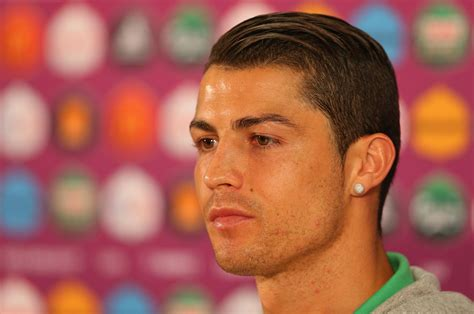
#> input picture Dataset/train/cristiano_ronaldo/1.jpg, 474 x 314 px
$ jupyter execute test.ipynb
#> lines starting #> are read from the running program, lines starting #| are printed output that depends on the picture; long printed decimals are rounded
libraries

[cell 1]
import cv2 as cv
import os
import numpy as np
import math
import random
import shutil
import time

pre trained models

[cell 2]
models = cv.CascadeClassifier('./pre-trained-models/haarcascade_frontalface_default.xml')

dataset

[cell 3]
dataset_path = './Dataset'

train_path = os.path.join(dataset_path, 'train')
test_path = os.path.join(dataset_path, 'test')

os.makedirs(train_path, exist_ok=True)
os.makedirs(test_path, exist_ok=True)

train_ratio = 0.75

for folder_name in os.listdir(dataset_path):
    folder_path = os.path.join(dataset_path, folder_name)

    if not os.path.isdir(folder_path):
        continue

    images = os.listdir(folder_path)

    # number of train images
    n = int(len(images) * train_ratio)

    # random shuffle
    random.shuffle(images)

    # SPLIT DATA
    train_img = images[:n]
    test_img = images[n:]

    # create separate folder in train folder
    train_folder = os.path.join(train_path, folder_name)
    os.makedirs(train_folder, exist_ok=True)

    # copy train images to train folder
    for img in train_img:
        source_path = os.path.join(folder_path, img)
        dest_path = os.path.join(train_folder, img)
        shutil.copy(source_path, dest_path)

    # copy to test images to test folder
    for img in test_img:
        source_path = os.path.join(folder_path, img)
        # rename test images just incase duplicate name
        dest_path = os.path.join(test_path, f'{folder_name}-{img}')
        shutil.copy(source_path, dest_path)
#> pass 3 of the loop `for folder_name in os.listdir(dataset_path):`:
#> the loop made 4 passes; the first 3 are shown

[cell 4]
# delete additional folders that will be made
shutil.rmtree('./Dataset/train/train')
shutil.rmtree('./Dataset/train/test')

face detection

[cell 5]
train_path = './Dataset/train/'
train_folder = os.listdir(train_path)

[cell 6]
faces = []
labels = []

for idx, folders in enumerate(train_folder):
    filenames = os.path.join(train_path, folders)

    for filename in os.listdir(filenames):
        path = os.path.join(filenames, filename)
        img_gray = cv.imread(path, cv.IMREAD_GRAYSCALE)
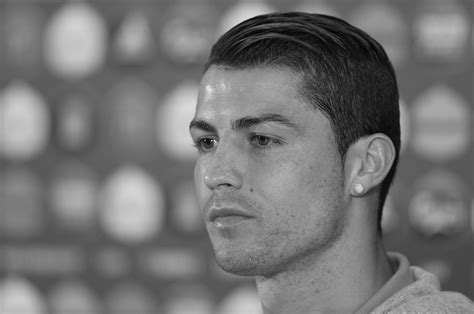
#> img_gray: shape (314, 474); min 0, max 240, mean 116.1

        face = models.detectMultiScale(img_gray, scaleFactor=1.2, minNeighbors=5)
#> face = ()
#> pass 3 of the loop `for idx, folders in enumerate(train_folder):`:
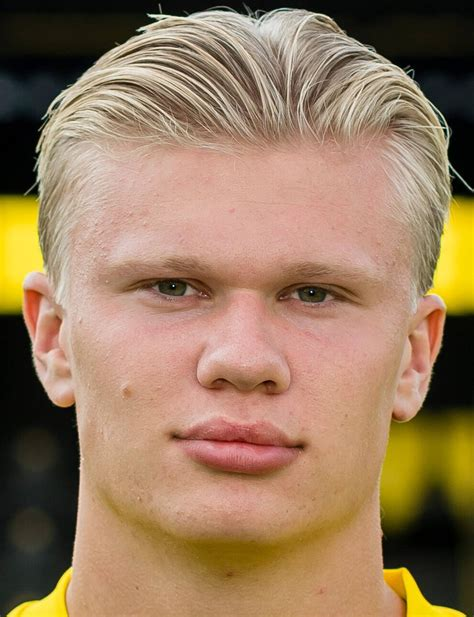
#> input picture Dataset/train/test/erling_haaland-1.jpg, 474 x 617 px
#> `img_gray = cv.imread(path, cv.IMREAD_GRAYSCALE)`:
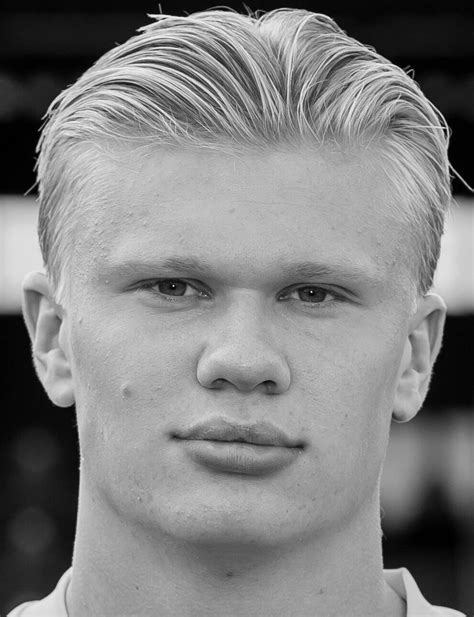
#> img_gray: shape (617, 474); min 0, max 252, mean 129
#> `face = models.detectMultiScale(img_gray, scaleFactor=1.2, minNeighbors..`: face = [[41, 134, 400, 400]]
#> the loop `for rect in face:` made 1 pass
#> pass 1, `face_image = img_gray[y:y+h, x:x+w]`:
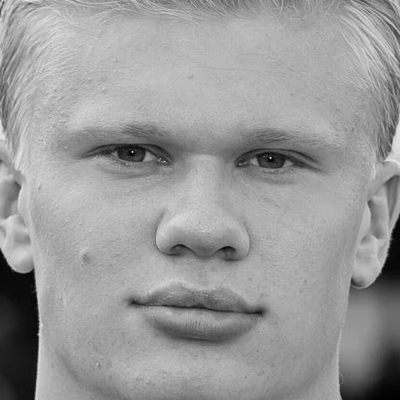
#> face_image: shape (400, 400); min 0, max 233, mean 153.8
#> the loop made 4 passes; the first 3 are shown


        if(len(face) < 1):
            continue
        else:
            for rect in face:
                x, y, w, h = rect
                face_image = img_gray[y:y+h, x:x+w]
                faces.append(face_image)
                labels.append(idx)

[cell 7]
# FACE RECOGNITION
recognizer = cv.face.LBPHFaceRecognizer_create()
recognizer.train(faces, np.array(labels))

    # TESTING
test_path = './Dataset/test/'

accuracy_list = []

for filename in os.listdir(test_path):
    img_path = f"{test_path}/{filename}"
    test_img = cv.imread(img_path)
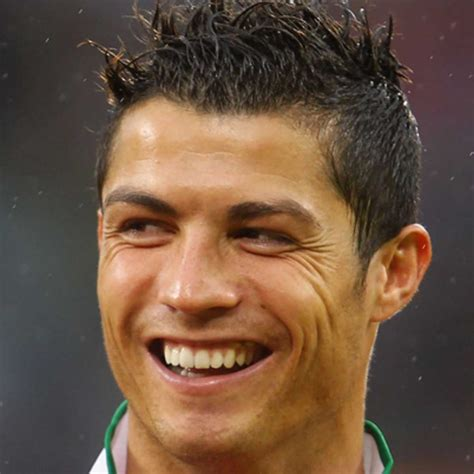
#> input picture Dataset/test/cristiano_ronaldo-10.jpg, 474 x 474 px
#> test_img is the input picture: shape (474, 474, 3); mean B, G, R 65.2, 83.9, 108.7
    img_gray = cv.imread(img_path, cv.IMREAD_GRAYSCALE)
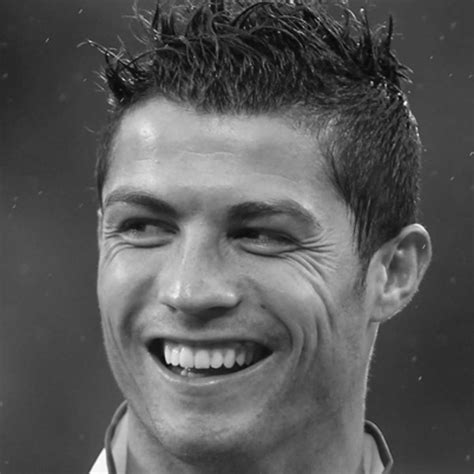
#> img_gray: shape (474, 474); min 2, max 255, mean 89.2

    face = models.detectMultiScale(img_gray, scaleFactor=1.2, minNeighbors=3)
#> face = [[45, 102, 330, 330]]

    if(len(face) < 1):
        continue
    else:
        for face_rect in face:
            x, y, w, h = face_rect
            face_image = img_gray[y:y+h, x:x+w]

            res, conf = recognizer.predict(face_image)

            accuracy_list.append(conf)
#> this loop made 1 pass
#> (x, y, w, h, res, conf) on pass 1: (45, 102, 330, 330, 2, 62.73)
#> pass 1, `face_image = img_gray[y:y+h, x:x+w]`:
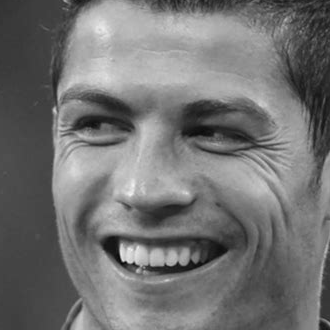
#> face_image: shape (330, 330); min 5, max 244, mean 114.6
#> after the loop, accuracy_list = [62.73]
#> pass 3 of the loop `for filename in os.listdir(test_path):`:
#> `face = models.detectMultiScale(img_gray, scaleFactor=1.2, minNeighbors..`: face = [[45, 102, 330, 330]]
#> the loop `for face_rect in face:` made 1 pass
#> after the loop `for face_rect in face:`: accuracy_list = [62.73, 0, 62.73]


average_accuracy = sum(accuracy_list) / len(accuracy_list)
#> average_accuracy = 41.82
print(f"Average Accuracy = {float(average_accuracy)}")
#| Average Accuracy = 41.821
